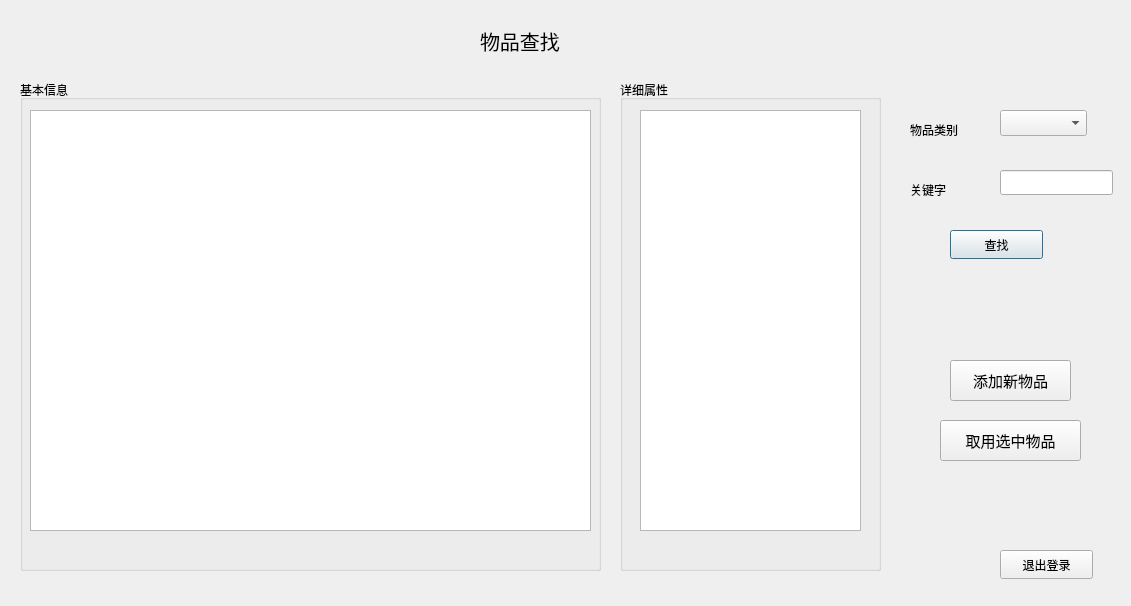
<?xml version="1.0" encoding="UTF-8"?>
<ui version="4.0">
 <class>UserMainWindow</class>
 <widget class="QDialog" name="UserMainWindow">
  <property name="geometry">
   <rect>
    <x>0</x>
    <y>0</y>
    <width>1131</width>
    <height>606</height>
   </rect>
  </property>
  <property name="windowTitle">
   <string>Dialog</string>
  </property>
  <widget class="QComboBox" name="itemclass">
   <property name="geometry">
    <rect>
     <x>1000</x>
     <y>110</y>
     <width>87</width>
     <height>26</height>
    </rect>
   </property>
  </widget>
  <widget class="QLabel" name="label">
   <property name="geometry">
    <rect>
     <x>910</x>
     <y>120</y>
     <width>69</width>
     <height>20</height>
    </rect>
   </property>
   <property name="text">
    <string>物品类别</string>
   </property>
  </widget>
  <widget class="QLineEdit" name="keyword">
   <property name="geometry">
    <rect>
     <x>1000</x>
     <y>170</y>
     <width>113</width>
     <height>25</height>
    </rect>
   </property>
  </widget>
  <widget class="QLabel" name="label_2">
   <property name="geometry">
    <rect>
     <x>910</x>
     <y>180</y>
     <width>69</width>
     <height>20</height>
    </rect>
   </property>
   <property name="text">
    <string>关键字</string>
   </property>
  </widget>
  <widget class="QLabel" name="label_3">
   <property name="geometry">
    <rect>
     <x>480</x>
     <y>20</y>
     <width>111</width>
     <height>41</height>
    </rect>
   </property>
   <property name="font">
    <font>
     <pointsize>15</pointsize>
    </font>
   </property>
   <property name="text">
    <string>物品查找</string>
   </property>
  </widget>
  <widget class="QPushButton" name="searchBtn">
   <property name="geometry">
    <rect>
     <x>950</x>
     <y>230</y>
     <width>93</width>
     <height>29</height>
    </rect>
   </property>
   <property name="text">
    <string>查找</string>
   </property>
  </widget>
  <widget class="QPushButton" name="addItemBtn">
   <property name="geometry">
    <rect>
     <x>950</x>
     <y>360</y>
     <width>121</width>
     <height>41</height>
    </rect>
   </property>
   <property name="font">
    <font>
     <pointsize>11</pointsize>
    </font>
   </property>
   <property name="text">
    <string>添加新物品</string>
   </property>
  </widget>
  <widget class="QPushButton" name="TakeBtn">
   <property name="geometry">
    <rect>
     <x>940</x>
     <y>420</y>
     <width>141</width>
     <height>41</height>
    </rect>
   </property>
   <property name="font">
    <font>
     <pointsize>11</pointsize>
    </font>
   </property>
   <property name="text">
    <string>取用选中物品</string>
   </property>
  </widget>
  <widget class="QGroupBox" name="groupBox">
   <property name="geometry">
    <rect>
     <x>20</x>
     <y>80</y>
     <width>581</width>
     <height>491</height>
    </rect>
   </property>
   <property name="title">
    <string>基本信息</string>
   </property>
   <widget class="QTableWidget" name="tableWidget">
    <property name="geometry">
     <rect>
      <x>10</x>
      <y>30</y>
      <width>561</width>
      <height>421</height>
     </rect>
    </property>
   </widget>
  </widget>
  <widget class="QGroupBox" name="groupBox_2">
   <property name="geometry">
    <rect>
     <x>620</x>
     <y>80</y>
     <width>261</width>
     <height>491</height>
    </rect>
   </property>
   <property name="title">
    <string>详细属性</string>
   </property>
   <widget class="QListWidget" name="listWidget">
    <property name="geometry">
     <rect>
      <x>20</x>
      <y>30</y>
      <width>221</width>
      <height>421</height>
     </rect>
    </property>
   </widget>
  </widget>
  <widget class="QPushButton" name="exitBtn">
   <property name="geometry">
    <rect>
     <x>1000</x>
     <y>550</y>
     <width>93</width>
     <height>29</height>
    </rect>
   </property>
   <property name="text">
    <string>退出登录</string>
   </property>
  </widget>
 </widget>
 <resources/>
 <connections/>
</ui>
